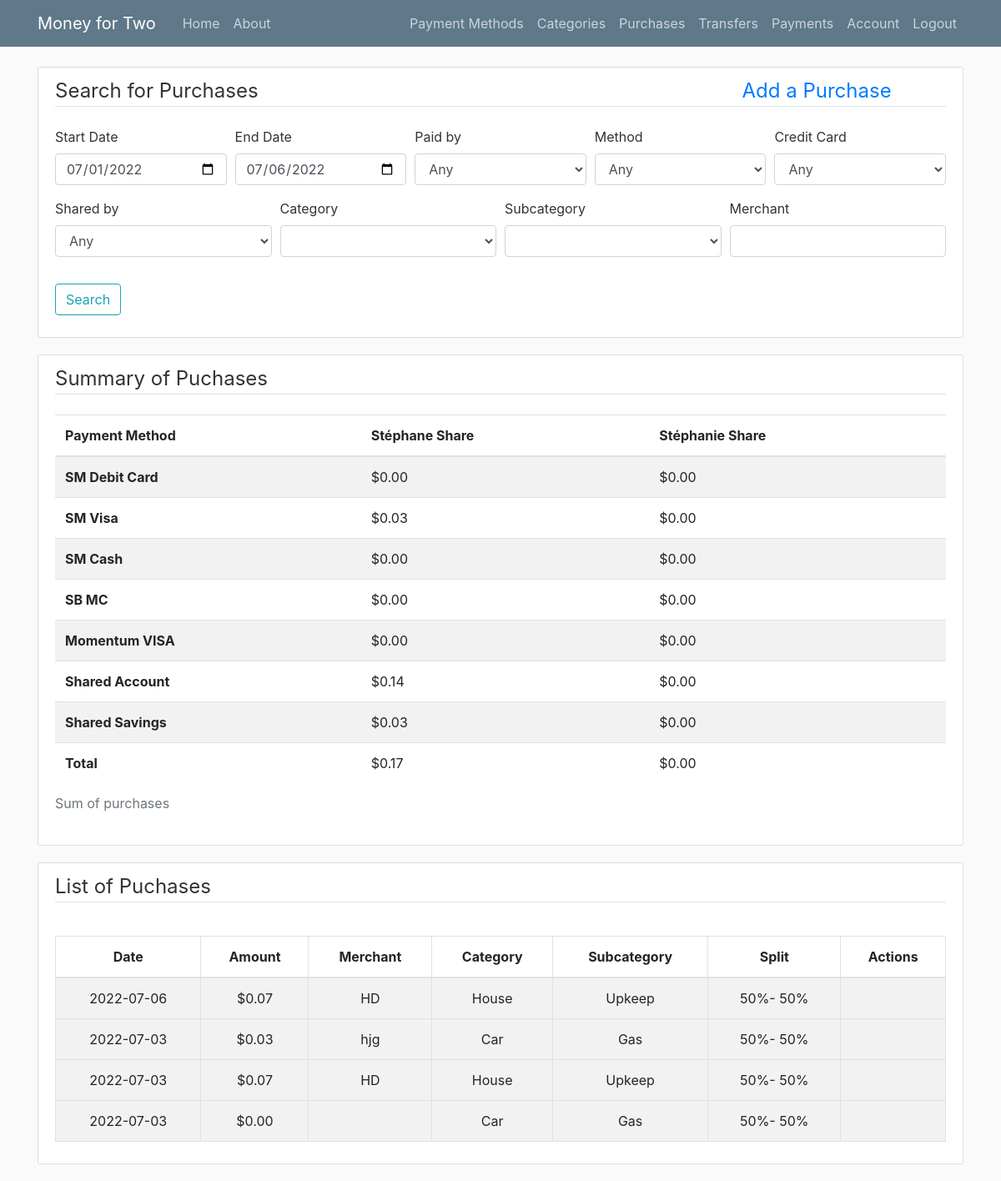
Screenshot of /about/ (signed in) with the database file from the repository.
### app/models.py (models this page shows, shortened)
class User(db.Model, UserMixin):
    id=db.Column(db.Integer, autoincrement=True,primary_key=True)
    username1 = db.Column(db.String(20), nullable=False)
    username2 = db.Column(db.String(20), nullable=False)
    email = db.Column(db.String(120), unique=True, nullable=False)
    password = db.Column(db.String(60), nullable=False)
    payments = db.relationship('Payment',backref='payer',lazy=True)
    purchases = db.relationship('Purchase',backref='purchaser',lazy=True)
    transfers = db.relationship('Transfer',backref='transferer',lazy=True)
    cards = db.relationship('Card',backref='carder',lazy=True)
    methods = db.relationship('Method',backref='methoder',lazy=True)
    categories = db.relationship('Category',backref='categoryer',lazy=True)

class Method(db.Model):
    id = db.Column(db.Integer, autoincrement=True,primary_key=True)
    method = db.Column(db.String(20),nullable=False,unique=True)
    user_id = db.Column(db.Integer, db.ForeignKey('user.id'), nullable=False)
    purchases = db.relationship('Purchase',backref='purchase_method',lazy=True)

class Card(db.Model):
    id = db.Column(db.Integer, autoincrement=True,primary_key=True)
    card = db.Column(db.String(20),nullable=False,unique=True)
    user_id = db.Column(db.Integer, db.ForeignKey('user.id'), nullable=False)
    payments = db.relationship('Payment',backref='card_paid',lazy=True)
    purchases = db.relationship('Purchase',backref='card_used',lazy=True)

class Purchase(db.Model):
    id = db.Column(db.Integer, autoincrement=True, primary_key=True)
    date = db.Column(db.Date,nullable=False,default=date.today)
    amount = db.Column(db.Numeric,nullable=False)
    seller = db.Column(db.String(120),nullable=False)
    paid_by = db.Column(db.Integer,nullable=False)
    user1_pct = db.Column(db.Numeric,nullable=False)
    notes = db.Column(db.String(120))
    user_id = db.Column(db.Integer, db.ForeignKey('user.id'), nullable=False)
    method_id = db.Column(db.Integer, db.ForeignKey('method.id'), nullable=True)
    card_id = db.Column(db.Integer, db.ForeignKey('card.id'), nullable=True)
    subcategory_id = db.Column(db.Integer, db.ForeignKey('subcategory.id'), nullable=True)

class Category(db.Model):
    id = db.Column(db.Integer, autoincrement=True, primary_key=True)
    title = db.Column(db.String(20),nullable=False,unique=True)
    subcategories = db.relationship('Subcategory',backref='subcategoryer',lazy=True)
    user_id = db.Column(db.Integer, db.ForeignKey('user.id'), nullable=False)

class Subcategory(db.Model):
    id = db.Column(db.Integer, autoincrement=True, primary_key=True)
    subtitle = db.Column(db.String(20),nullable=False)
    subpurchases = db.relationship('Purchase',backref='subcategoryer',lazy=True)
    category_id = db.Column(db.Integer, db.ForeignKey('category.id'), nullable=False)

### app/routes.py (the view, shortened to what this page needs)
@app.route('/about/')
def about():
    form = PurchaseQueryForm()
    form.paid_by.choices = [(3,'Any')]+[(1,current_user.username1+'*'),(2,current_user.username2+'*')]
    form.shared_by.choices = [(3,'Any')]+[(1,current_user.username1+'*'),(2,current_user.username2+'*')]
    methods = Method.query.filter_by(user_id=current_user.id).all()
    form.method_id.choices = [(-1,'Any')]+[(method.id, method.method) for method in methods]
    cards = Card.query.filter_by(user_id=current_user.id).all()
    form.card_id.choices = [(-1,'Any')]+[(card.id, card.card) for card in cards]
    paid_by_list = [(3,'Card')]+[(1,current_user.username1+'*'),(2,current_user.username2+'*')]
    methods_list = [(-1,'None')]+[(method.id, method.method) for method in methods]
    cards_list = [(-1,'None')]+[(card.id, card.card) for card in cards]
    category_list = []
    subcategory_list = []
    user_categories = Category.query.filter_by(user_id=current_user.id).all()
    for user_category in user_categories:
        user_subcategories = Subcategory.query.filter_by(category_id=user_category.id).all()
        for user_subcategory in user_subcategories:
            subcategory_list.append((user_category.id,user_subcategory.id,user_subcategory.subtitle))
        category_list.append((user_category.id,user_category.title))
    form_card_sums=[]
    csum1 = 0
    csum2 = 0
    form_method_sums=[]
    msum1 = 0
    msum2 = 0
    if not request.args: #request.method == 'GET':
        form_start=datetime.today().date().replace(day=1)
        form_end=datetime.today().date()
        form_card=-1
        form_method=-1
        form_paid_by=3
        form_shared_by=3
        form_seller=''
        purchases = db.session.query(Purchase).filter(and_(Purchase.user_id==current_user.id, Purchase.date>=datetime.today().date().replace(day=1))).order_by(desc(Purchase.date)).all()
        for method in methods:
            form_msum1=Purchase.query.with_entities(func.sum(Purchase.amount).label("mySum")).filter(and_(Purchase.user_id==current_user.id, Purchase.method_id==method.id, Purchase.date>=datetime.today().date().replace(day=1),Purchase.paid_by==1)).first()
            form_msum2=Purchase.query.with_entities(func.sum(Purchase.amount).label("mySum")).filter(and_(Purchase.user_id==current_user.id, Purchase.method_id==method.id, Purchase.date>=datetime.today().date().replace(day=1),Purchase.paid_by==2)).first()
            if form_msum1.mySum and int(form_paid_by)!=2:
                form_msumpaidby1 = float(form_msum1.mySum)
            else:
                form_msumpaidby1 = 0
            if form_msum2.mySum and int(form_paid_by)!=1:
                form_msumpaidby2 = float(form_msum2.mySum)
            else:
                form_msumpaidby2 = 0
            form_method_sums.append([method.method,form_msumpaidby1,form_msumpaidby2])
            msum1+=form_msumpaidby1
            msum2+=form_msumpaidby2
        for card in cards:
            form_csum1=Purchase.query.with_entities(func.sum(Purchase.amount).label("mySum")).filter(and_(Purchase.user_id==current_user.id, Purchase.card_id==card.id, Purchase.date>=datetime.today().date().replace(day=1),Purchase.paid_by==1)).first()
            form_csum2=Purchase.query.with_entities(func.sum(Purchase.amount).label("mySum")).filter(and_(Purchase.user_id==current_user.id, Purchase.card_id==card.id, Purchase.date>=datetime.today().date().replace(day=1),Purchase.paid_by==2)).first()
            if form_csum1.mySum and int(form_paid_by)!=2:
                form_csumpaidby1 = float(form_csum1.mySum)
            else:
                form_csumpaidby1 = 0
            if form_csum2.mySum and int(form_paid_by)!=1:
                form_csumpaidby2 = float(form_csum2.mySum)
            else:
                form_csumpaidby2 = 0
            form_card_sums.append([card.card,form_csumpaidby1,form_csumpaidby2])
            csum1+=form_csumpaidby1
            csum2+=form_csumpaidby2
    return render_template('about.html', title='About', form=form, form_start=form_start, form_end=form_end, form_paid_by=form_paid_by, form_shared_by=form_shared_by, form_seller=form_seller, form_card=form_card, form_method=form_method, purchases=purchases, user1=current_user.username1, user2=current_user.username2, method_sums=form_method_sums, msum1=msum1, msum2=msum2, card_sums=form_card_sums, csum1=csum1, csum2=csum2, paid_by_list=paid_by_list,methods_list=methods_list,cards_list=cards_list, category_list=category_list, subcategory_list=subcategory_list)

### app/templates/about.html (shortened to what this page needs)
{% extends "layout.html" %}
{% block content %}
<div class="content-section">
    <form method="POST" action="">
        <fieldset class="form-group">
            <legend class="border-bottom mb-4">
                <div class="row">
                    <div class="col">
                    Search for Purchases
                    </div>
                    <div class="col-3">
                        <a href="{{ url_for('new_purchase') }}">Add a Purchase</a>
                    </div>
                </div>
            </legend>
            <div class="form-row">
                <div class="col">
                    <div class="form-group">
                        {{ form.start_date.label(class="form-control-label") }}
                        {% if form.start_date.errors %}
                            {{ form.start_date(class="form-control  is-invalid", value=form_start ) }}
                            <div class="invalid-feedback">
                                {% for error in form.start_date.errors %}
                                    <span>{{ error }}</span>
                                {% endfor %}
                            </div>
                        {% else %}
                            {{ form.start_date(class="form-control ", value=form_start ) }}
                        {% endif %}
                    </div>
                </div>
                <div class="col">
                    <div class="form-group">
                        {{ form.end_date.label(class="form-control-label") }}
                        {% if form.end_date.errors %}
                            {{ form.end_date(class="form-control  is-invalid", value=form_end) }}
                            <div class="invalid-feedback">
                                {% for error in form.end_date.errors %}
                                    <span>{{ error }}</span>
                                {% endfor %}
                            </div>
                        {% else %}
                            {{ form.end_date(class="form-control ", value=form_end) }}
                        {% endif %}
                    </div>
                </div>
                <div class="col">
                    <div class="form-group">
                        {{ form.paid_by.label(class="form-control-label") }}
                        {% if form_paid_by !=3%}
                            {{ form.paid_by(class="form-control ", value=form_paid_by) }}
                        {% else %}
                            {{ form.paid_by(class="form-control ") }}
                        {% endif %}
                    </div>
                </div>
                <div class="col">
                    <div class="form-group">
                        {{ form.method_id.label(class="form-control-label") }}
                        {% if form_method!=-1 %}
                            {{ form.method_id(class="form-control ", value=form_method) }}
                        {% else %}
                            {{ form.method_id(class="form-control ") }}
                        {% endif %}
                    </div>
                </div>
                <div class="col">
                    <div class="form-group">
                        {{ form.card_id.label(class="form-control-label") }}
                        {% if form_card!=-1 %}
                            {{ form.card_id(class="form-control ", value=form_card) }}
                        {% else %}
                            {{ form.card_id(class="form-control ") }}
                        {% endif %}
                    </div>
                </div>
            </div>
            <div class="form-row">
                <div class="col">
                    <div class="form-group">
                        {{ form.shared_by.label(class="form-control-label") }}
                        {% if form_shared_by%}
                            {{ form.shared_by(class="form-control ", value=form_shared_by) }}
                        {% else %}
                            {{ form.shared_by(class="form-control ") }}
                        {% endif %}
                    </div>
                </div>
                <div class="col">
                    <div class="form-group">
                        {{ form.category_id.label(class="form-control-label") }}
                        {{ form.category_id(class="form-control ") }}
                    </div>
                </div>
                <div class="col">
                    <div class="form-group">
                        {{ form.subcategory_id.label(class="form-control-label") }}
                        {{ form.subcategory_id(class="form-control ") }}
                    </div>
                </div>
                <div class="col">
                    <div class="form-group">
                        {{ form.seller.label(class="form-control-label") }}
                        {% if form.seller.errors %}
                            {{ form.seller(class="form-control is-invalid", value=form_seller) }}
                            <div class="invalid-feedback">
                                {% for error in form.seller.errors %}
                                    <span>{{ error }}</span>
                                {% endfor %}
                            </div>
                        {% else %}
                            {{ form.seller(class="form-control ", value=form_seller) }}
                        {% endif %}
                    </div>
                </div>
            </div>
        </fieldset>
        <div class="form-group">
            {{ form.submit(class="btn btn-outline-info") }}
        </div>
    </form>
</div>
<div class="content-section">
    <legend class="border-bottom mb-4">Summary of Puchases</legend>
    <div class="table-responsive">
        <table class="table table-striped">
            <caption>Sum of purchases</caption>
            <thead>
            <tr>
                <th scope="col"> Payment Method </th>
                <th scope="col">{{ user1 }} Share</th>
                <th scope="col">{{ user2 }} Share</th>
            </tr>
            </thead>
            <tbody>
                {% for method_sum, mpaidby1, mpaidby2 in method_sums %}
                <tr>
                    <th scope="row" >{{ method_sum }}</th>
                    <td>${{ '%0.2f'| format( mpaidby1 |float) }}</td>
                    <td>${{ '%0.2f'| format( mpaidby2 |float) }}</td>
                </tr>
                {% endfor %}
                {% for card_sum, cpaidby1, cpaidby2 in card_sums %}
                <tr>
                    <th scope="row" >{{ card_sum }}</th>
                    <td>${{ '%0.2f'| format( cpaidby1 |float) }}</td>
                    <td>${{ '%0.2f'| format( cpaidby2 |float) }}</td>
                </tr>
                {% endfor %}
                <tr>
                    <th scope="row" >Total</th>
                    <td>${{ '%0.2f'| format( csum1+csum2 |float) }}</td>
                    <td>${{ '%0.2f'| format( csum2+csum2 |float) }}</td>
                </tr>
            </tbody>
        </table>
    </div>
</div>
<div class="purchase-table">
    <div class="content-section">
    <legend class="border-bottom mb-4">List of Puchases</legend>
    <div class="purchase-table-body">
      <div id="table" class="table-editable">
        <table class="table table-bordered table-responsive-md table-striped text-center">
            <thead>
                <tr>
                <th class="text-center">Date</th>
                <th class="text-center">Amount</th>
                <th class="text-center">Merchant</th>
                <th class="text-center">Category</th>
                <th class="text-center">Subcategory</th>
                <th class="text-center">Split</th>
                <th class="text-center">Actions</th>
                </tr>
            </thead>
            <tbody>
            {% for purchase in purchases %}
            <tr>
                <td class="date pt-3-half" >
                    <div class="edit-locked" style="display:inline">{{ purchase.date }}</div>
                </td>
                <td class="amount pt-3-half">
                    <div class="edit-locked" style="display:inline">${{ '%0.2f'| format(purchase.amount|float) }} </div>
                </td>
                <td class="merchant pt-3-half" >
                    <div class="edit-locked" style="display:inline ">{{ purchase.seller }}</div>
                </td>
                <td class="category pt-3-half" >
                    <div class="edit-locked" style="display:inline">{{ purchase.subcategoryer.subcategoryer.title }}</div>
                </td>
                <td class="subcategory pt-3-half" >
                    <div class="edit-locked" style="display:inline">{{ purchase.subcategoryer.subtitle }}</div>
                </td>
                <td class="split pt-3-half" >
                    <div class="edit-locked" style="display:inline">{{'%3.0f'| format( 100-purchase.user1_pct |float) }}%-{{'%3.0f'| format( purchase.user1_pct |float) }}%</div>
                </td>
                <td class="btns pt-3-half">
                </td>
            </tr>
            {% endfor %}
          </tbody>
        </table>
      </div>
    </div>
  </div>
</div>
{% endblock content %}

### rows the page displays
User: username1 "Stéphane", username2 "Stéphanie"
Method: method "SM Debit Card", mpaidby1 "0.00", mpaidby2 "0.00"
Method: method "SM Visa", mpaidby1 "0.03", mpaidby2 "0.00"
Method: method "SM Cash", mpaidby1 "0.00", mpaidby2 "0.00"
Method: method "SB MC", mpaidby1 "0.00", mpaidby2 "0.00"
Card: card "Momentum VISA", cpaidby1 "0.00", cpaidby2 "0.00"
Card: card "Shared Account", cpaidby1 "0.14", cpaidby2 "0.00"
Card: card "Shared Savings", cpaidby1 "0.03", cpaidby2 "0.00"
Purchase: date "2022-07-06", amount "0.07", seller "HD", subcategoryer.subcategoryer "House", subcategoryer.subtitle "Upkeep", 100-purchase.user1_pct|float "50", user1_pct "50"
Purchase: date "2022-07-03", amount "0.03", seller "hjg", subcategoryer.subcategoryer "Car", subcategoryer.subtitle "Gas", 100-purchase.user1_pct|float "50", user1_pct "50"
Purchase: date "2022-07-03", amount "0.07", seller "HD", subcategoryer.subcategoryer "House", subcategoryer.subtitle "Upkeep", 100-purchase.user1_pct|float "50", user1_pct "50"
Purchase: date "2022-07-03", amount "0.00", subcategoryer.subcategoryer "Car", subcategoryer.subtitle "Gas", 100-purchase.user1_pct|float "50", user1_pct "50"

### other values shown
{{ '%0.2f'| format( csum1+csum2 |float) }} "0.17"
{{ '%0.2f'| format( csum2+csum2 |float) }} "0.00"
